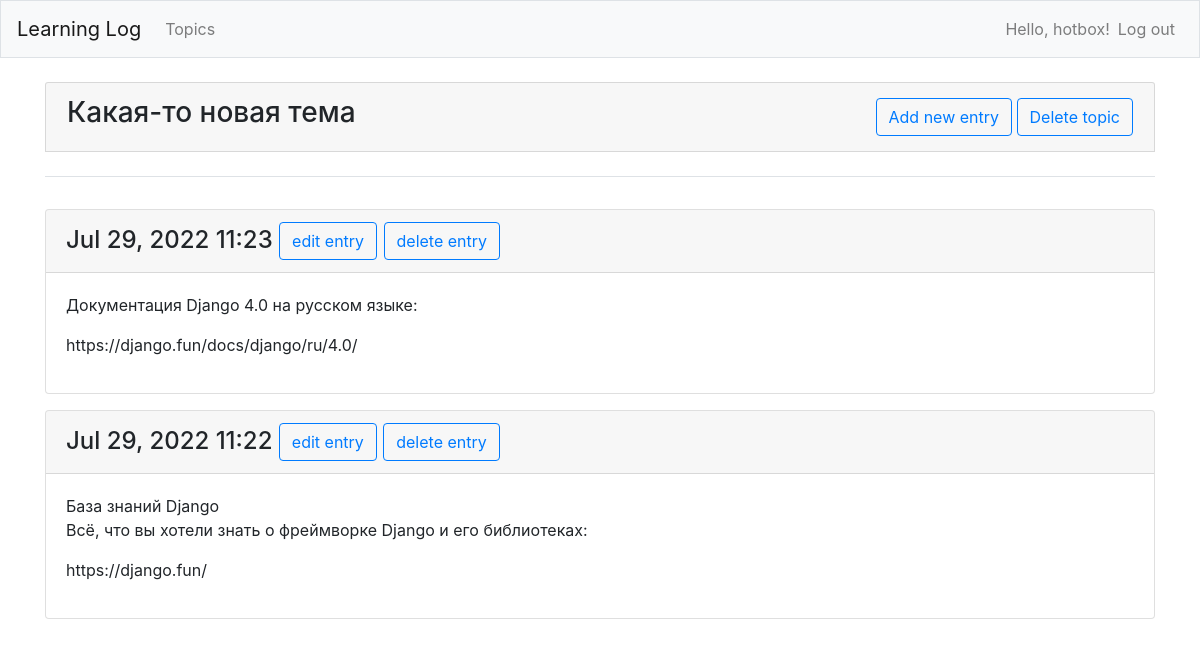
The page /topics/3/ (signed in) on the database its author committed.
### learning_logs/models.py (models this page shows, shortened)
class Topic(models.Model):
    text = models.CharField(max_length=200)
    date_added = models.DateTimeField(auto_now_add=True)
    owner = models.ForeignKey(User, on_delete=models.CASCADE)
    def __str__(self):
        return self.text

class Entry(models.Model):
    topic = models.ForeignKey(Topic, on_delete=models.CASCADE)
    text = models.TextField()
    date_added = models.DateTimeField(auto_now_add=True)
    class Meta:
        verbose_name_plural = 'entries'

### learning_logs/views.py (the view)
# urls.py: path('topics/<int:topic_id>/', views.topic, name='topic'),
@login_required
def topic(request, topic_id):
    topic = Topic.objects.get(id=topic_id)
    check_topic_owner(topic, request)
    entries = topic.entry_set.order_by('-date_added')
    context = {'topic': topic, 'entries': entries}
    return render(request, 'learning_logs/topic.html', context)

### learning_logs/views.py (called while the page is built)
def check_topic_owner(topic, request):
    owner = request.user
    if topic.owner != request.user:
        raise Http404

### learning_logs/templates/learning_logs/topic.html (shortened to what this page needs)
{% extends 'learning_logs/base.html' %}
{% load bootstrap4 %}
{% block page_header %}
    <div class="card mb-3 card-header">
        <table>
            <tr>
                <td>
                    <h3>
                        {{ topic }}
                    </h3>
                </td>
                <td style="text-align: right;">
                    <a class="btn btn-outline-primary" role="button" href="{% url 'learning_logs:new_entry' topic.id %}">Add new entry</a>
                    <a class="btn btn-outline-primary" role="button" href="{% url 'learning_logs:delete_topic' topic.id %}">Delete topic</a>
                </td>
            </tr>
        </table>
    </div>
{% endblock page_header %}
{% block content %}
    {% for entry in entries %}
        <div class="card mb-3">
            <h4 class="card-header">
                {{ entry.date_added|date:'M d, Y H:i' }}
                <a href="{% url 'learning_logs:edit_entry' entry.id %}" class="btn btn-outline-primary">edit entry</a>
                <a href="{% url 'learning_logs:delete_entry' entry.id %}" class="btn btn-outline-primary">delete entry</a>
            </h4>
            <div class="card-body">
                {{ entry.text|linebreaks }}
            </div>
        </div>
    {% empty %}
        <p>There are no entries for this topic yet.</p>
    {% endfor %}
{% endblock content %}

### learning_logs/templates/learning_logs/base.html (shortened to what this page needs)
{% load bootstrap4 %}
<!doctype html>
<html lang="en">
<head>
    {% bootstrap_css %}
</head>
<body>
    <nav class="navbar navbar-expand-md navbar-light bg-light mb-4 border">
        <a class="navbar-brand" href="{% url 'learning_logs:index' %}">Learning Log</a>
        <div class="collapse navbar-collapse" id="navbarCollapse">
            <ul class="navbar-nav mr-auto">
                <li class="nav-item">
                    <a class="nav-link" href="{% url 'learning_logs:topics' %}">Topics</a>
                </li>
            </ul>
            <ul class="navbar-nav ml-auto">
                {% if user.is_authenticated %}
                    <li class="nav-item">
                        <span class="navbar-text">Hello, {{ user.username }}!</span>
                    </li>
                    <li class="nav-item">
                        <a class="nav-link" href="{% url 'users:logout' %}">Log out</a>
                    </li>
                {% endif %}
            </ul>
        </div>
    </nav>
    <main role="main" class="container">
        <div class="pb-2 mb-2 border-bottom">
            {% block page_header %}{% endblock page_header %}
        </div>
        <div>
            {% block content%}{% endblock content %}
        </div>
    </main>
</body>
</html>

### rows shown on the page
Topic: text "Какая-то новая тема"
Entry: date_added "Jul 29, 2022 11:23", text "Документация Django 4.0 на русском языке: https://django.fun/docs/django/ru/4.0/"
Entry: date_added "Jul 29, 2022 11:22", text "База знаний Django Всё, что вы хотели знать о фреймворке Django и его библиотеках: https://django.fun/"

### other values the page prints
{{ user.username }} "hotbox"
